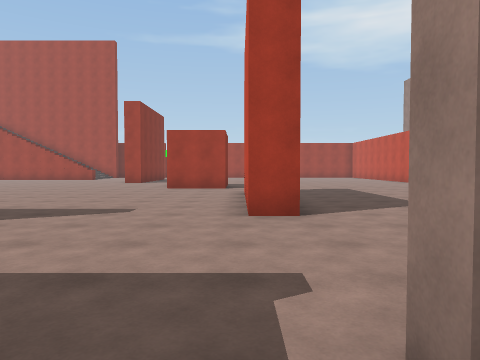
[1] (above)

24 first-person views from a walk through a 3-D level made in the Unity game engine. The camera is 1.4 m above the floor, tilts 2° down and sees 70° across. The floor is counted in squares, 2 m on a side. Each view is taken from the middle of a square. On the plan, view 1 faces up. The plan holds only what a view shows up to about 11 squares ahead; the rest is blank. The place goes on beyond the plan. The player is left out.

[2]
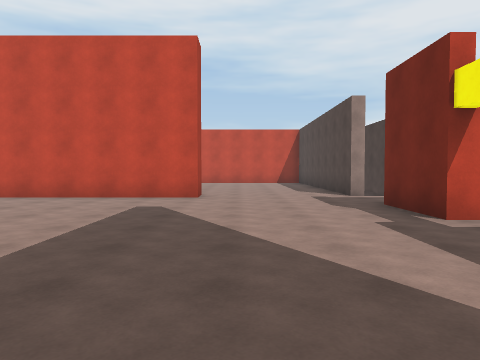

[3]
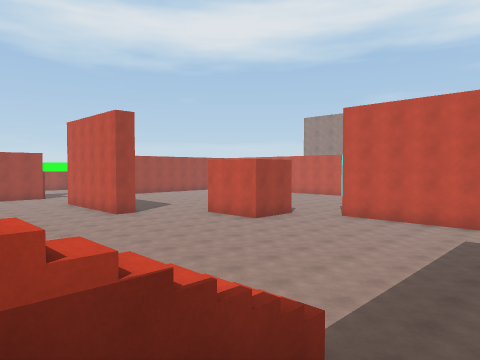

[4]
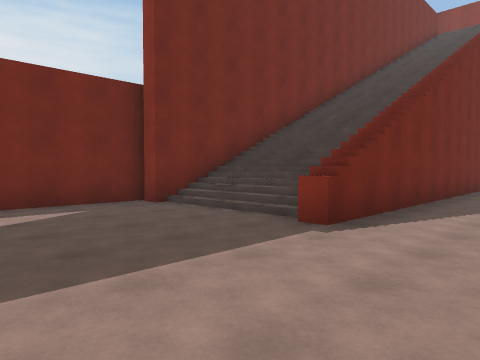

[5]
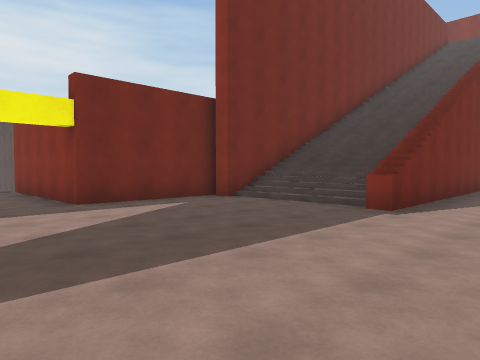

[6]
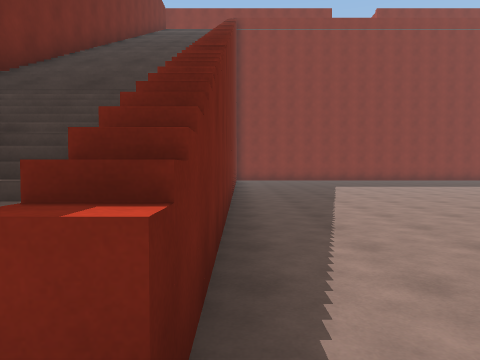

[7]
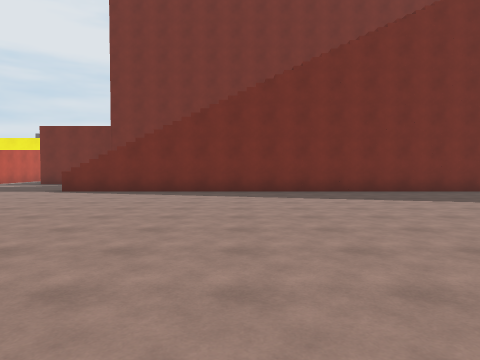

[8]
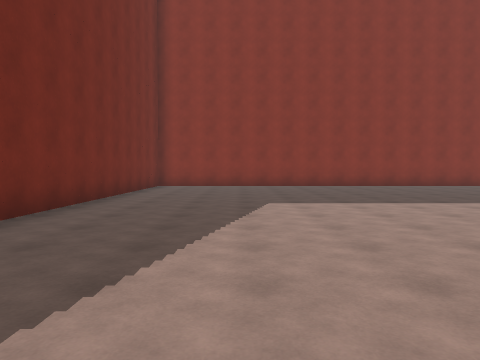

[9]
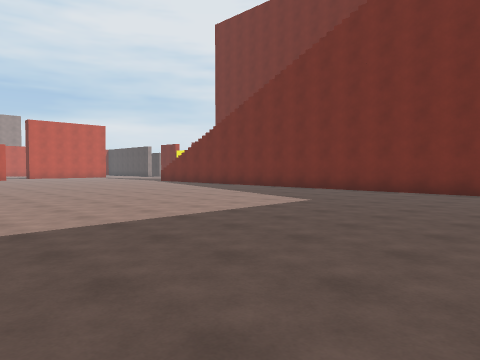

[10]
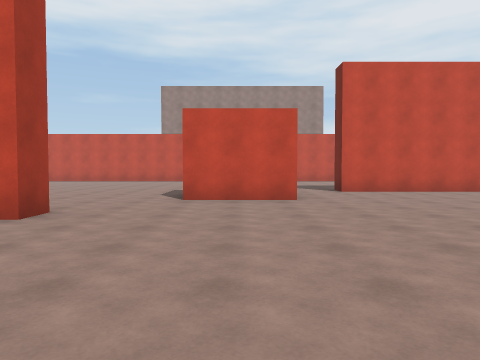

[11]
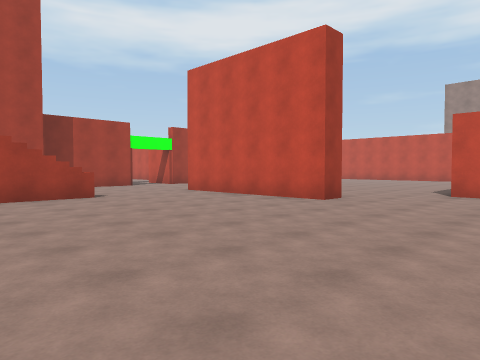

[12]
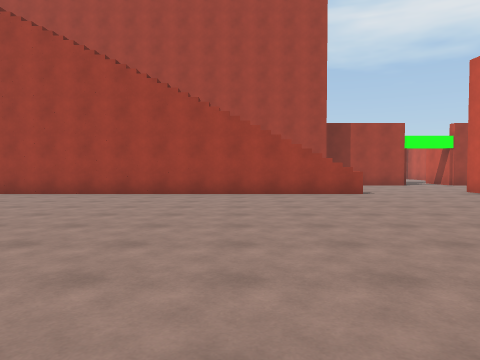

[13]
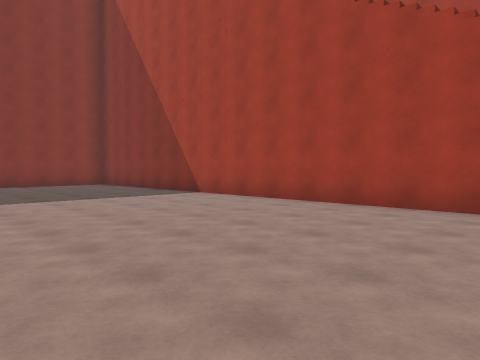

[14]
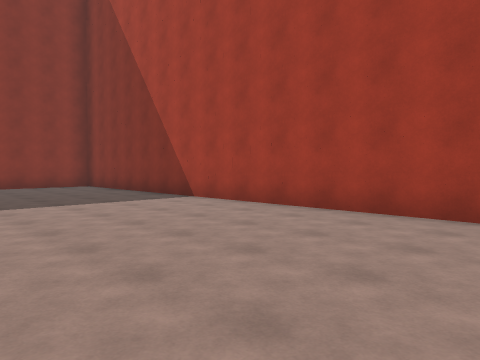

[15]
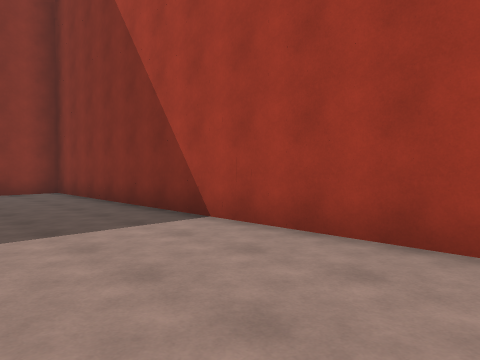

[16]
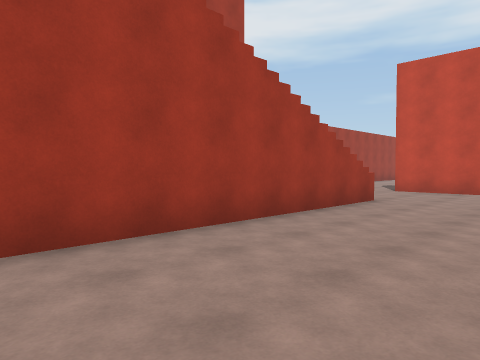

[17]
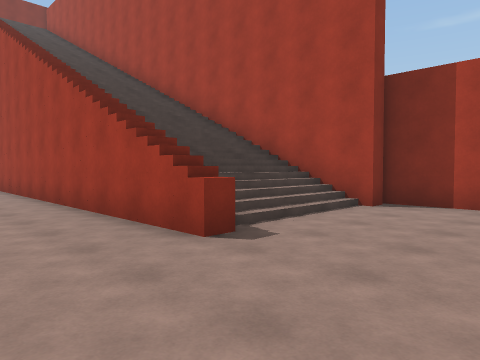

[18]
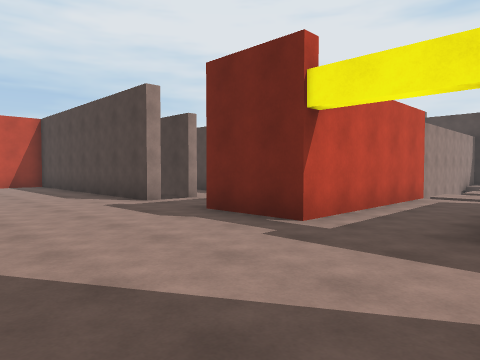

[19]
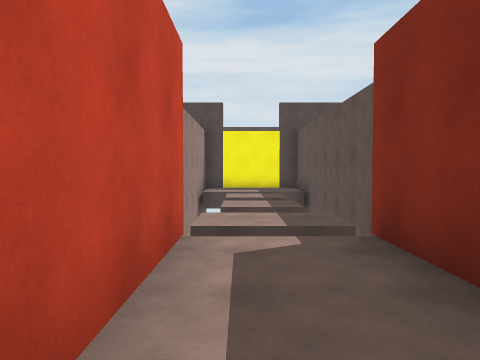

[20]
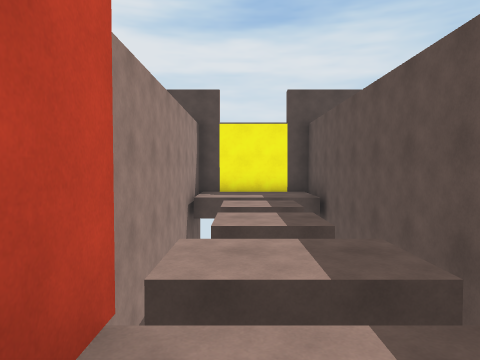

[21]
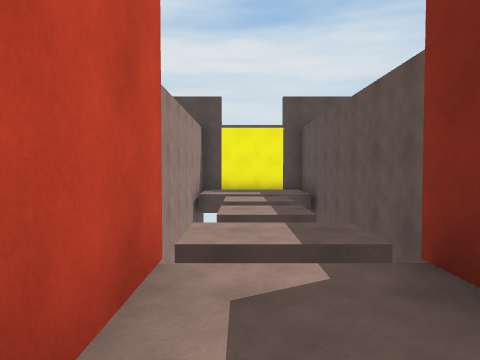

[22]
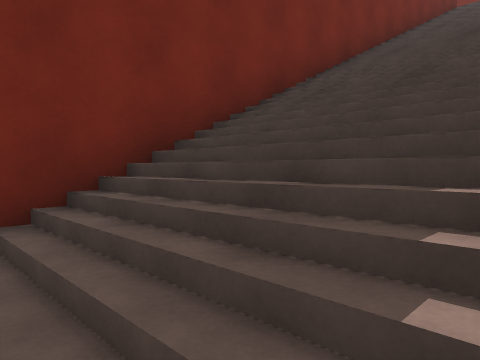

[23]
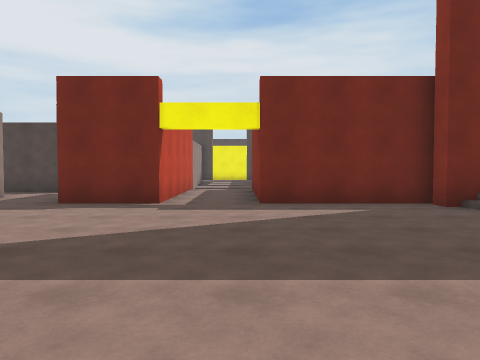

[24]
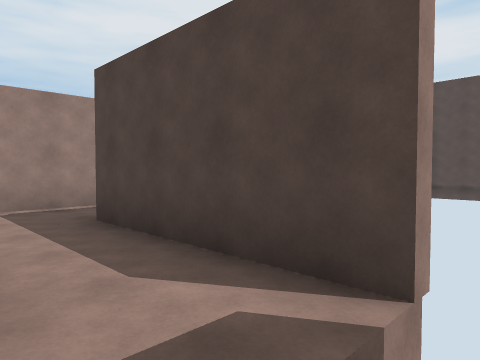

### Floor plan
Key: @ floor where view 1 was taken; # wall or solid block; . floor; / step, stairs or slope; = window, fence, low wall or low ledge; ^ raised ledge; v drop or lower ground.
Columns run from 25 left of view 1 to 6 right of it. Each row starts with its distance up from view 1.
 25          ##########
 24         /////////..
 23         /////////..
 22         /////////....
 21 #####=##########=...#
 20 ....................#
 19 ....................#
 18 ....................#  ....
 17 ....................# .....
 16 ...........................
 15 ...........................
 14 .......................#
 13 .......................#
 12 .......................#
 11 ................ ..............
 10 ................ ........#.....
  9 .........................#....
  8 .........................#....
  7 .........................#...
  6 #####=##########^........#...
  5        //////////............
  4    //////////////............
  3 /////////////////...............
  2 #################...............
  1                 ####..##..######
  0                    #..# .@###  #
 -1                    #..#  ......#
 -2                    #..#  ####..#
 -3                    #..#        #
 -4                    #vv#
 -5                    #v.#
 -6                    #vv#
 -7                    #vv#
 -8                    #vv#
 -9                    #vv#
-10                    #vv#
-11                    #..#
-12                    ####

Positions as (right, up) in squares from view 1, and headings:
1: (0, 0), facing up
2: (-8, 4), facing right
3: (-11, 4), facing up-right
4: (-5, 8), facing down-left
5: (-3, 8), facing down-left
6: (-8, 6), facing left
7: (-14, 16), facing down
8: (-14, 9), facing left
9: (-25, 16), facing down-right
10: (-10, 13), facing right
11: (-12, 12), facing up-right
12: (-12, 11), facing up
13: (-13, 14), facing up-left
14: (-14, 15), facing up-left
15: (-17, 17), facing up-left
16: (-16, 17), facing up-right
17: (-6, 18), facing up-left
18: (-6, 5), facing down-right
19: (-4, 0), facing down
20: (-4, -2), facing down
21: (-4, -1), facing down
22: (-14, 5), facing down-left
23: (-5, 8), facing down
24: (-1, 0), facing down-right
